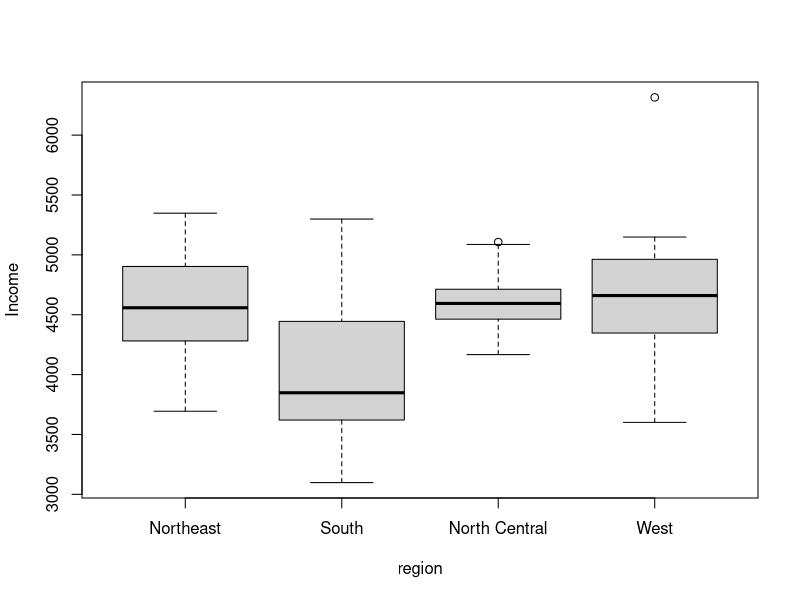
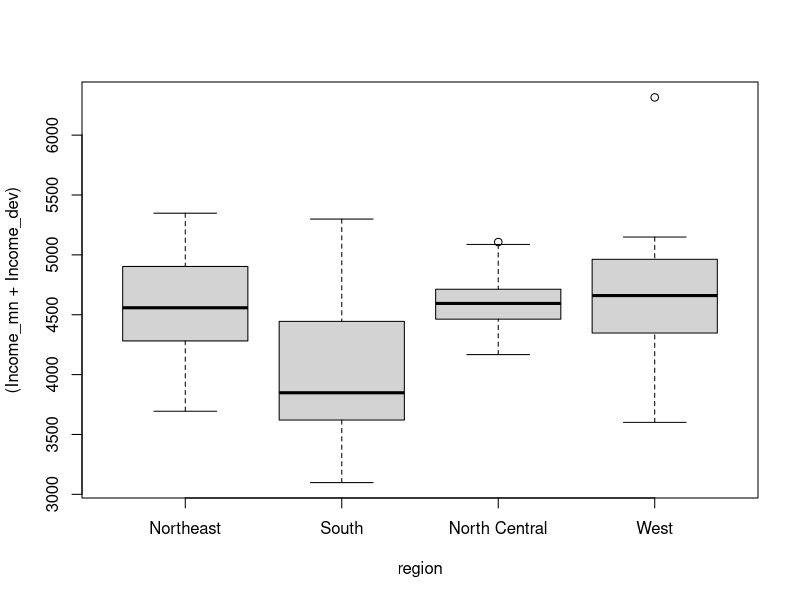

Recreate these plots in R, in order.
## ---- chunk 1
knitr::opts_chunk$set(echo = TRUE)
library(rockchalk)
## ---- chunk 2
## Make a data frame out of the state data collection (see ?state)
data(state)
statenew <- as.data.frame(state.x77)
statenew$region <- state.region
statenew$state <- rownames(statenew)
head(statenew.gmc1 <- gmc(statenew, c("Income", "Population"), by = "region"))
head(statenew.gmc2 <- gmc(statenew, c("Income", "Population"), by = "region",
fulldataframe = FALSE))
## Note dangerous step: assumes row alignment is correct.
## return has rownames from original set to identify danger
head(statenew2 <- cbind(statenew, statenew.gmc2))
if(!all.equal(rownames(statenew), rownames(statenew.gmc2))){
warning("Data row-alignment probable error")
}
## The following box plots should be identical
boxplot(Income ~ region, statenew.gmc1)
boxplot((Income_mn + Income_dev) ~ region, statenew.gmc1)
## Multiple by variables
fakedat <- data.frame(i = 1:200, j = gl(4, 50), k = gl(20, 10),
y1 = rnorm(200), y2 = rnorm(200))
head(gmc(fakedat, "y1", by = "k"), 20)
head(gmc(fakedat, "y1", by = c("j", "k"), fulldataframe = FALSE), 40)
head(gmc(fakedat, c("y1", "y2"), by = c("j", "k"), fulldataframe = FALSE))
## Check missing value management
fakedat[2, "k"] <- NA
fakedat[4, "j"] <- NA##' head(gmc(fakedat, "y1", by = "k"), 20)
head(gmc(fakedat, "y1", by = c("j", "k"), fulldataframe = FALSE), 40)
